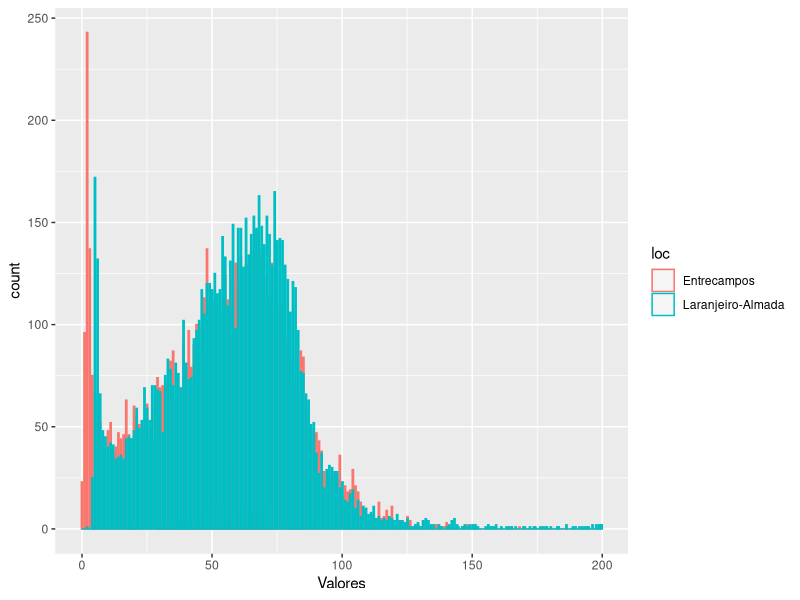

Source code (R):
library(readxl)
library(ggplot2)

Values <- read_excel ("data/QualidadeARO3.xlsx")

Almada <- Values[,"Laranjeiro-Almada"]
Entrecampos <- Values[,"Entrecampos"]

colnames(Almada)<- c("Valores")
colnames(Entrecampos)<- c("Valores")

Entrecampos$Valores <- as.numeric(Entrecampos$Valores)

m <- rbind(Almada,Entrecampos)

df <- data.frame("loc" = rep(c("Laranjeiro-Almada","Entrecampos"), each=8784),
                "Valores" = m)

ggplot(df, aes(x=Valores, color=loc)) + geom_histogram(bins=400,alpha=0.5, position="identity",fill="white")



